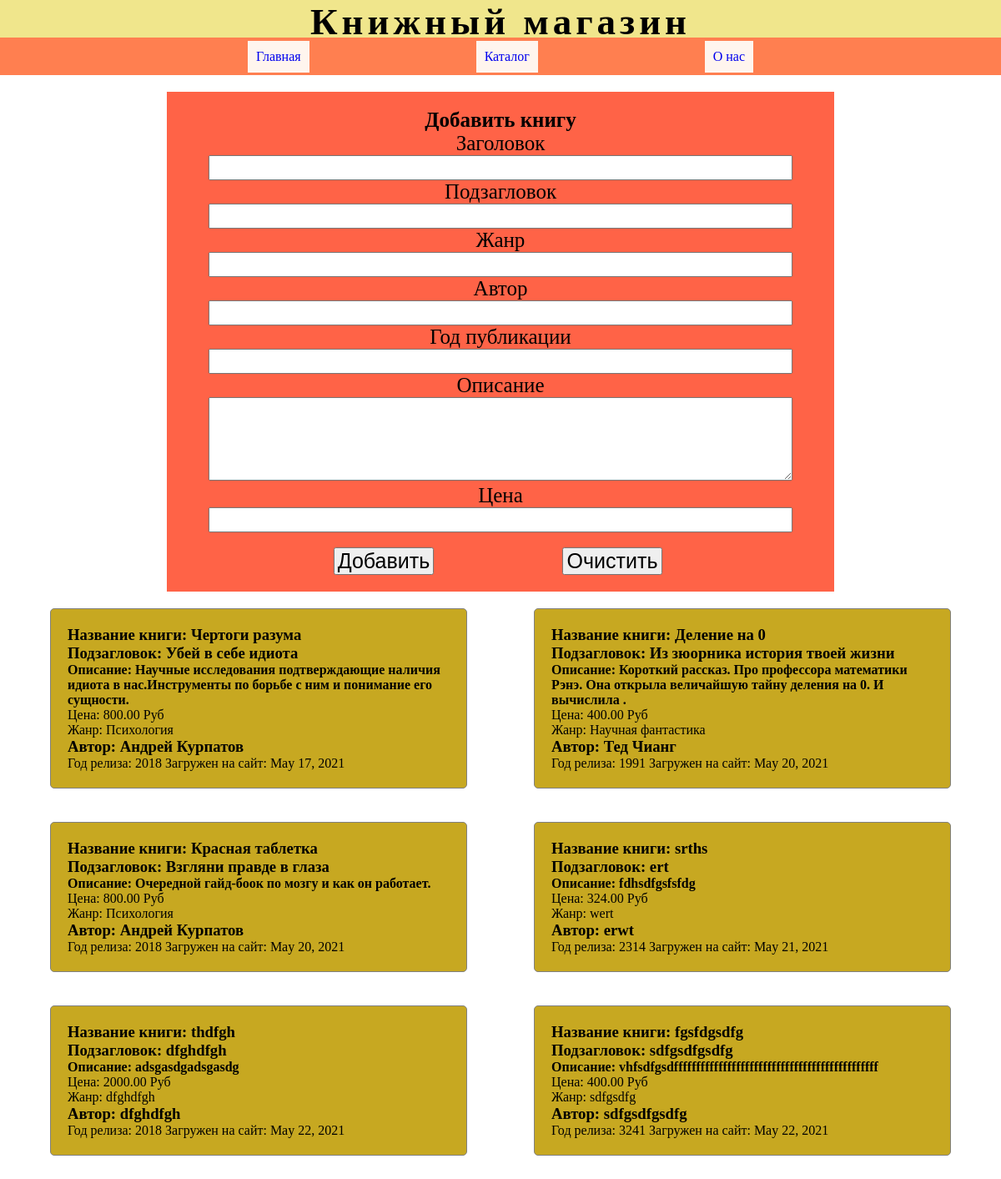
/books, run on the app's committed database.
### main/models.py (models this page shows)
class Books_data(models.Model):
    title = models.CharField(max_length =  100)
    subtitle = models.CharField(max_length =  100)
    describtion = models.CharField(max_length = 200)
    price = models.DecimalField(max_digits= 7 ,decimal_places = 2)
    genre = models.CharField(max_length = 40)
    author = models.CharField(max_length = 100)
    year_of_issue = models.DecimalField(max_digits = 4,decimal_places = 0)
    uploaded_at = models.DateField(auto_now_add = True)

### main/views.py (the view)
# urls.py: path("books", books, name="books"),#2 объязательных праметра  ("Запрошенный адрес URL/", и функция которая )
def books(request):
    books_data_list = Books_data.objects.all()
    return render(request, "books.html",{"books_data_list":books_data_list})

### main/templates/books.html (shortened to what this page needs)
{% load static %}
<!DOCTYPE html>
<html lang="en">
<head>
    <link href="{% static 'styles/books.css' %}" rel="stylesheet">
</head>
<body>
    <header >
        <h1 >Книжный магазин </h1>
    </header>
    <nav>
        <a href = "#">Главная</a>
        <a href = "#">Каталог</a>
        <a href = "#">О нас</a>
    </nav>
    <section class="container">
        <div class="add_book_form">
            <h2 class="form_text">Добавить книгу</h2>
                <form action="{% url 'add-book' %}" method="POST">
                    <div class="form_text">Заголовок  </div>
                        <input type="text" size="40" name="title"/>
                    <div class="form_text"> Подзагловок </div>
                        <input type="text"size="40" name="subtitle"/>
                    <div class="form_text">Жанр  </div>
                        <input type="text" size="40" name="genre"/>
                    <div class="form_text"> Автор  </div>
                        <input type="text" size="40" name="author"/>
                    <div class="form_text"> Год публикации </div>
                        <input type="number"size="4" name="year"/>
                    <div class="form_text"> Описание </div>
                        <textarea name="description"name="describtion"></textarea>
                    <div class="form_text"> Цена   </div>
                        <input type="number" size="40" name="price"/><br><br>
                    <button type="submit" >Добавить</button>
                    <button type="reset">Очистить</button>
                </form>
        </div>
        {% for i in  books_data_list %}
        <div class="books_text">
            <h3>Название книги: {{i.title }}</h3>
            <h3>Подзагловок: {{ i.subtitle }}</h3>
            <h4>Описание: {{ i.describtion }}</h4>
            <p>Цена: {{ i.price }}  Руб</p>
            <p>Жанр: {{ i.genre }}</p>
            <h3>Автор: {{ i.author }}</h3>
            <span> Год релиза: {{ i.year_of_issue }}   Загружен на сайт: {{ i.uploaded_at }}</span>
        </div>
        {% endfor %}
    </section>
</body>
</html>

### main/static/styles/books.css (style rules this page uses)
* { box-sizing: border-box; padding: 0; margin: 0; }
header { background-color:khaki; height:45px; }
header h1 { text-align: center; font-size: 45px; letter-spacing: 5px; }
nav { background-color:coral; height:45px; display :flex; justify-content: center; align-items: center; }
nav a { text-decoration: none; flex-direction: column; background-color: seashell; margin: 100px; padding: 10px; }
.container { display: flex; flex-wrap: wrap; width: 100%; flex-direction: row; padding: 20px; justify-content: space-around; }
.add_book_form { background-color: tomato; width:800px; padding: 20px 50px; }
.add_book_form textarea { width:100%; height: 100px; font-size: 25px; text-align: center; }
.add_book_form input { width: 100%; height: 30px; font-size: 20px; text-align: center; }
.add_book_form button { width: 120px; font-size: 25px; cursor:pointer; margin-left: 150px; }
.books_text { background-color: rgb(199, 168, 33); width: 500px; margin: 20px 15px; padding:20px; border-radius: 5px; border:1px solid gray; }
.form_text { font-size:25px; text-align: center; }

### data on the page
Books_data: title "Чертоги разума", subtitle "Убей в себе идиота", describtion "Научные исследования подтверждающие наличия идиота в нас.Инструменты по борьбе с ним и понимание его сущности.", price "800.00", genre "Психология", author "Андрей Курпатов", year_of_issue "2018", uploaded_at "May 17, 2021"
Books_data: title "Деление на 0", subtitle "Из зюорника история твоей жизни", describtion "Короткий рассказ. Про профессора математики Рэнэ. Она открыла величайшую тайну деления на 0. И вычислила .", price "400.00", genre "Научная фантастика", author "Тед Чианг", year_of_issue "1991", uploaded_at "May 20, 2021"
Books_data: title "Красная таблетка", subtitle "Взгляни правде в глаза", describtion "Очередной гайд-боок по мозгу и как он работает.", price "800.00", genre "Психология", author "Андрей Курпатов", year_of_issue "2018", uploaded_at "May 20, 2021"
Books_data: title "srths", subtitle "ert", describtion "fdhsdfgsfsfdg", price "324.00", genre "wert", author "erwt", year_of_issue "2314", uploaded_at "May 21, 2021"
Books_data: title "thdfgh", subtitle "dfghdfgh", describtion "adsgasdgadsgasdg", price "2000.00", genre "dfghdfgh", author "dfghdfgh", year_of_issue "2018", uploaded_at "May 22, 2021"
Books_data: title "fgsfdgsdfg", subtitle "sdfgsdfgsdfg", describtion "vhfsdfgsdffffffffffffffffffffffffffffffffffffffffffffff", price "400.00", genre "sdfgsdfg", author "sdfgsdfgsdfg", year_of_issue "3241", uploaded_at "May 22, 2021"
